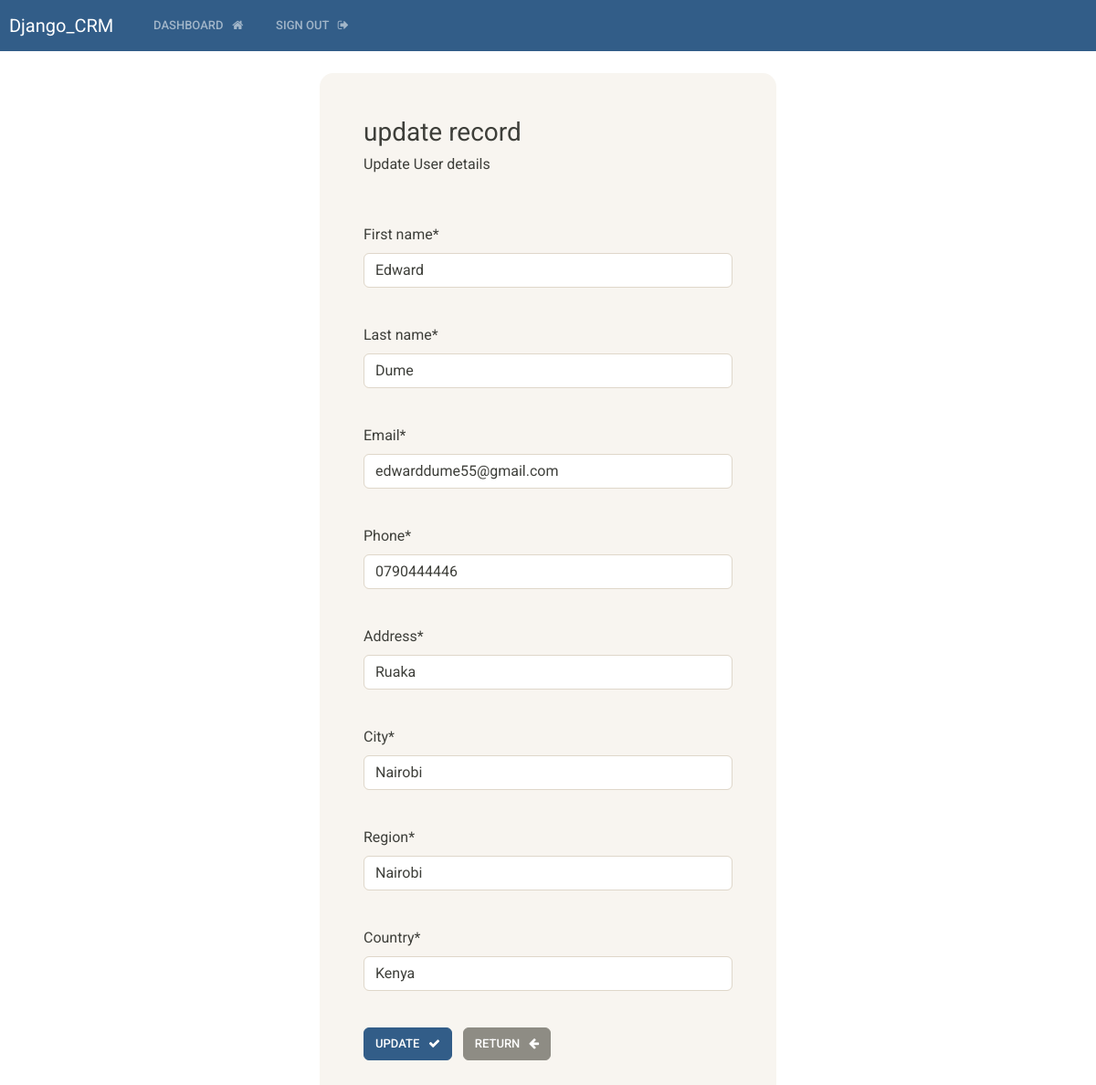
The app's page /update_record/4 (signed in) with its own data.
### base/models.py (models this page shows)
class Record(models.Model):
    creation_date = models.DateTimeField(auto_now_add=True)
    first_name = models.CharField(max_length=100)
    last_name = models.CharField(max_length=100)
    email = models.CharField(max_length=200)
    phone = models.CharField(max_length=30)
    address = models.CharField(max_length=100)
    city = models.CharField(max_length= 200)
    region = models.CharField(max_length=150)
    country = models.CharField(max_length=155)

### base/views.py (the view)
# urls.py: path('update_record/<int:pk>', views.update_record, name='update_record'),
@login_required(login_url='login')
def update_record(request, pk):
    record = Record.objects.get(id=pk)
    form = UpdateRecordForm(instance=record)
    if request.method == 'POST':
        form = UpdateRecordForm(request.POST, instance=record)
        if form.is_valid():
            form.save()
            messages.success(request, "record updated sucessfully")
            return redirect('dashboard')
    context= {'form': form}
    return render(request, 'base/update_record.html', context=context)

### base/forms.py
class UpdateRecordForm(forms.ModelForm):
    class Meta:
        model = Record
        fields =['first_name', 'last_name', 'email', 'phone', 'address', 'city', 'region', 'country']

### base/templates/base/update_record.html (shortened to what this page needs)
{% extends 'base/base.html' %}
{% load crispy_forms_tags %}
{% block content %}
<body>
    <div class="container bg-light shadow-md p-5 form-layout ">
        <h3>update record</h3>
        <h6> Update User details</h6>
        <br><br>
        <form action="" method="post" autocomplete="off">
            {{ form.first_name | as_crispy_field }}
            <br>
            {{ form.last_name | as_crispy_field }}
            <br>
            {{ form.email | as_crispy_field }}
            <br>
            {{ form.phone | as_crispy_field }}
            <br>
            {{ form.address | as_crispy_field }}
            <br>
            {{ form.city | as_crispy_field }}
            <br>
            {{ form.region| as_crispy_field }}
            <br>
            {{ form.country | as_crispy_field }}
            <br>
            <button type="submit" class="btn btn-primary "> Update &nbsp; <i class="fa fa-check" aria-hidden="true"></i></button> &nbsp;
            <a href="{%url 'dashboard'%}" class="btn btn-secondary">Return &nbsp; <i class="fa fa-arrow-left" aria-hidden="true"></i></a>
        </form>
    </div>
</body>
{% endblock %}

### static/css/styles.css (style rules this page uses)
.form-layout { border-radius: 15px; width: 500px; }

### records on screen
Record: first_name "Edward", last_name "Dume", email "edwarddume55@gmail.com", phone "0790444446", address "Ruaka", city "Nairobi", region "Nairobi", country "Kenya"
